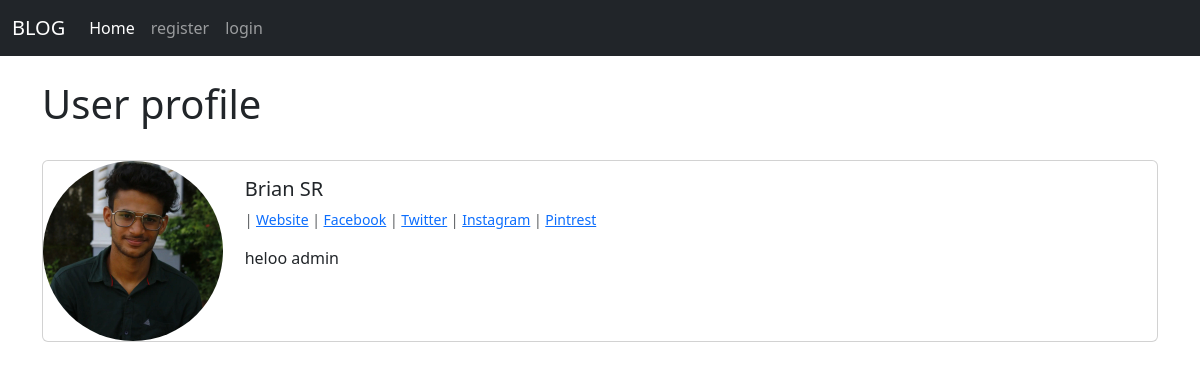
Screenshot of /members/4/profile/ with the database file from the repository.
### blogapp/models.py (models this page shows, shortened)
class Profile(models.Model):
    user = models.OneToOneField(User, null=True, on_delete=models.CASCADE)
    bio = models.TextField(null=True)
    profile_pic = models.ImageField(null=True,blank=True,upload_to="images/profile/")
    title = models.CharField(max_length=200,null=True,blank=True)
    website_url = models.CharField(max_length=200,null=True,blank=True)
    facebook_url = models.CharField(max_length=200,null=True,blank=True)
    twitter_url = models.CharField(max_length=200,null=True,blank=True)
    instagram_url = models.CharField(max_length=200,null=True,blank=True)
    pinterest_url = models.CharField(max_length=200,null=True,blank=True)

### members/views.py (the view)
# urls.py: path('<int:pk>/profile/', ShowProfilePageView.as_view(), name='show_profile_page'),
class ShowProfilePageView(DetailView):
    model = Profile
    template_name = 'registration/user_profile.html'
    def get_context_data(self,*args,**kwargs):
        context = super(ShowProfilePageView, self).get_context_data(*args, **kwargs)
        page_user = get_object_or_404(Profile,id=self.kwargs['pk'])
        context["page_user"] = page_user
        return context

### members/templates/registration/user_profile.html
  {% extends 'base.html' %}
   {% load static %}
  {% block content %}
<h1>User profile</h1>
  <br/>
  <div class="card mb-3" >
  <div class="row g-0">
    <div class="col-md-2">
      {% if  page_user.profile_pic %}
      <img src="{{ page_user.profile_pic.url  }}" width=180 height=180 class="img-fluid rounded-circle" alt="...">
     {% else %}
        <img src="{% static 'theblog/images/blank-profile-picture-g0163c29a8_1280.png' %}" width=180 height=180 class="img-fluid rounded-circle" alt="...">
    {% endif %}
    </div>
     <div class="col-md-10">
      <div class="card-body">
        <h5 class="card-title">
            {{ page_user.user.first_name }}
            {{ page_user.user.last_name }}</h5>
          <p class="small text-muted">
              {% if page_user.website_url %}
             | <a href="{{ page_user.website_url }}">Website</a>
              {% endif %}
               {% if page_user.facebook_url %}
              | <a href="{{ page_user.facebook_url }}">Facebook</a>
              {% endif %}
               {% if page_user.twitter_url %}
              | <a href= "{{ page_user.twitter_url }}" >Twitter</a>
              {% endif %}
               {% if page_user.instagram_url %}
              | <a href="{{ page_user.instagram_url }}">Instagram</a>
              {% endif %}
               {% if page_user.pinterest_url %}
             | <a href="{{ page_user.pinterest_url }}">Pintrest</a>
              {% endif %}
               </p>
        <p class="card-text"> {{ page_user.bio }}</p>
      </div>
    </div>
  </div>
</div>
  {% endblock %}

### rows the page displays
Profile: profile_pic (picture), user.first_name "Brian", user.last_name "SR", bio "heloo admin"
